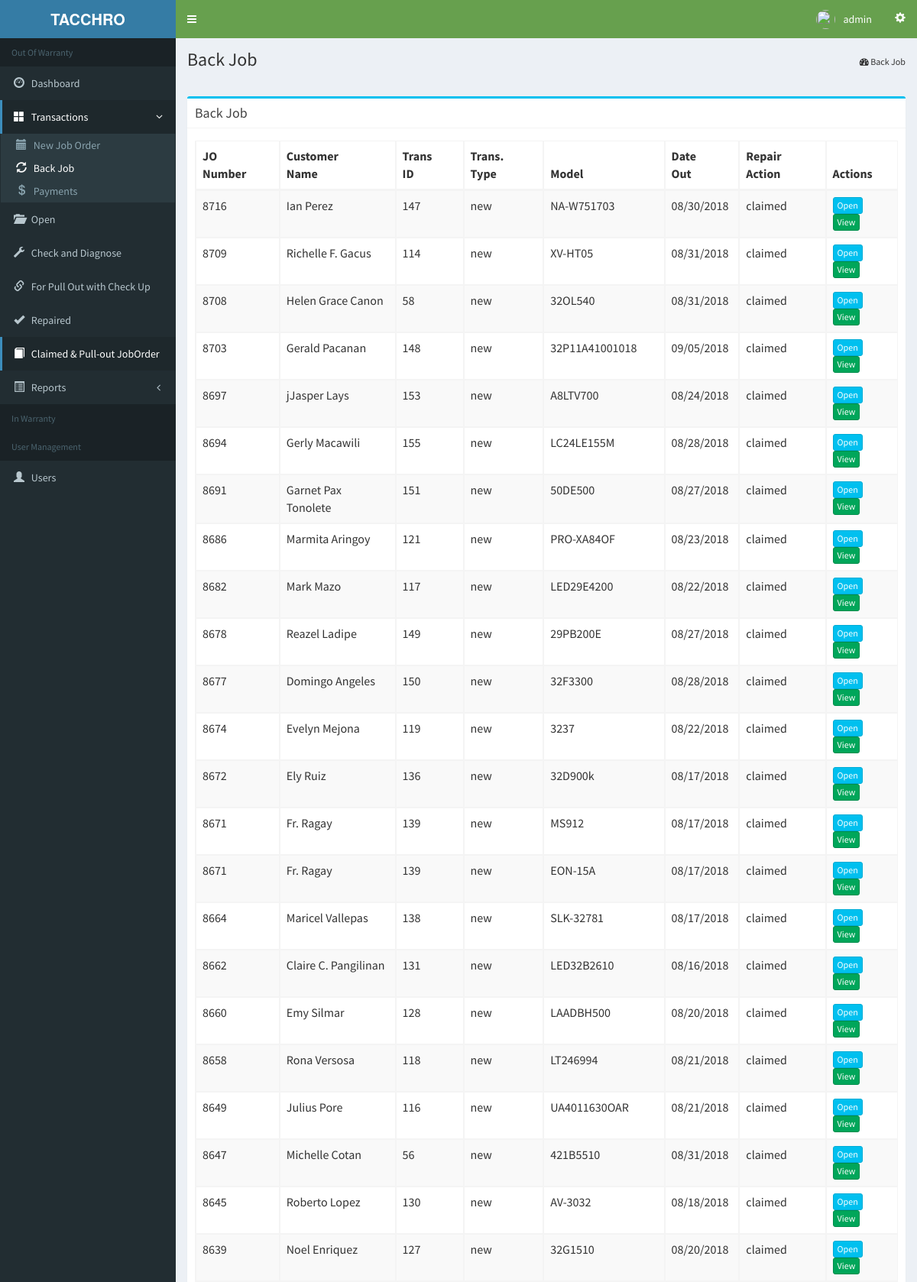
Screenshot of /backjob.php (signed in, upper part) with the database file from the repository.
### tables this page shows
CREATE TABLE `joborder` (
  `jonumber` bigint(20) NOT NULL,
  `custname` varchar(255) NOT NULL,
  `address` varchar(255) NOT NULL,
  `telno` varchar(255) NOT NULL,
  `servicetype` varchar(50) NOT NULL,
  `warrantyinfo` varchar(50) NOT NULL,
  `otherinfo` varchar(255) DEFAULT NULL
);

### backjob.php (the view, shortened to what this page needs)
<?php
include "php/cons.php";
?>
<html>
  <head>
    <link rel="stylesheet" href="bootstrap/css/bootstrap.min.css">
    <link rel="stylesheet" href="bootstrap/css/buttons.dataTables.min.css">
    <link rel="stylesheet" href="bootstrap/css/font-awesome.min.css">
    <link rel="stylesheet" href="plugins/ionicons/css/ionicons.css">
    <link rel="stylesheet" href="plugins/datatables/dataTables.bootstrap.css">
    <link rel="stylesheet" href="dist/css/AdminLTE.min.css">
    <link rel="stylesheet" href="dist/css/skins/_all-skins.min.css">
  </head>
  <body class="hold-transition skin-blue sidebar-mini">
    <div class="wrapper">
      <?php  include 'header.php';  ?>
      <?php  include 'sidebar.php';  ?>
      <div class="content-wrapper">
        <section class="content-header">
          <h1>
            Back Job
          </h1>
          <ol class="breadcrumb">
            <li><i class="fa fa-dashboard"></i> Back Job</li>
          </ol>
        </section>
        <section class="content">
			<div class="row">
				<div class="col-md-12">
	            <div class="box box-info">
	                <div class="box-header with-border">
	                	<h3 class="box-title" >Back Job</h3>
	                </div>
	                <div class="box-body">
					<table class="table table-hover table-bordered table-striped" id="jotable" >
						<thead>
							<tr>
								<th>JO Number</th>
								<th>Customer Name</th>
                <th>Trans ID </th>
                <th>Trans. Type</th>
                <th>Model</th>
                <th>Date Out</th>
								<th>Repair Action</th>
                <th>Actions</th>
							</tr>
						</thead>
						<tbody>
              <?php
                $sql = "SELECT * from vw_mtalljounit where repairaction = 'claimed'
                ORDER BY transjonumber DESC";
                $result = $mycon->query($sql);
                  $result->data_seek(0);
                  while($row= $result->fetch_assoc()){
              ?>
                <tr>
                  <td><?php echo $row['jonumber']; ?></td>
                  <td><?php echo $row['custname']; ?></td>
                  <td><?php echo $row['transid']; ?></td>
                  <td><?php echo $row['transtype']; ?></td>
                  <td><?php echo $row['model']; ?></td>
                  <td><?php echo date('m/d/Y',strtotime($row['jodateout'])); ?></td>
                  <td><?php echo $row['repairaction']; ?></td>
                  <td>
                    <a href="add-backjob-order.php?transid=<?php echo $row['transid']; ?>" class="btn btn-info btn-xs">Open</a>
                    <a href="print-jo.php?transid=<?php echo $row['transid']; ?>" target="_blank" class="btn btn-success btn-xs"> View</a>
                  </td>
                </tr>
              <?php
                  }
              ?>
						</tbody>
					</table>
	                </div>
              	</div>
				</div>
			</div>
        </section>
      </div>
     </div>
  </body>
</html>

### rows the page displays
joborder: jonumber "8716", custname "Ian Perez", transid "147", transtype "new", model "NA-W751703", jodateout "08/30/2018", repairaction "claimed"
joborder: jonumber "8709", custname "Richelle F. Gacus", transid "114", transtype "new", model "XV-HT05", jodateout "08/31/2018", repairaction "claimed"
joborder: jonumber "8708", custname "Helen Grace Canon", transid "58", transtype "new", model "32OL540", jodateout "08/31/2018", repairaction "claimed"
joborder: jonumber "8703", custname "Gerald Pacanan", transid "148", transtype "new", model "32P11A41001018", jodateout "09/05/2018", repairaction "claimed"
joborder: jonumber "8697", custname "jJasper Lays", transid "153", transtype "new", model "A8LTV700", jodateout "08/24/2018", repairaction "claimed"
joborder: jonumber "8694", custname "Gerly Macawili", transid "155", transtype "new", model "LC24LE155M", jodateout "08/28/2018", repairaction "claimed"
joborder: jonumber "8691", custname "Garnet Pax Tonolete", transid "151", transtype "new", model "50DE500", jodateout "08/27/2018", repairaction "claimed"
joborder: jonumber "8686", custname "Marmita Aringoy", transid "121", transtype "new", model "PRO-XA84OF", jodateout "08/23/2018", repairaction "claimed"
joborder: jonumber "8682", custname "Mark Mazo", transid "117", transtype "new", model "LED29E4200", jodateout "08/22/2018", repairaction "claimed"
joborder: jonumber "8678", custname "Reazel Ladipe", transid "149", transtype "new", model "29PB200E", jodateout "08/27/2018", repairaction "claimed"
joborder: jonumber "8677", custname "Domingo Angeles", transid "150", transtype "new", model "32F3300", jodateout "08/28/2018", repairaction "claimed"
joborder: jonumber "8674", custname "Evelyn Mejona", transid "119", transtype "new", model "3237", jodateout "08/22/2018", repairaction "claimed"
joborder: jonumber "8672", custname "Ely Ruiz", transid "136", transtype "new", model "32D900k", jodateout "08/17/2018", repairaction "claimed"
joborder: jonumber "8671", custname "Fr. Ragay", transid "139", transtype "new", model "MS912", jodateout "08/17/2018", repairaction "claimed", model "EON-15A"
joborder: jonumber "8664", custname "Maricel Vallepas", transid "138", transtype "new", model "SLK-32781", jodateout "08/17/2018", repairaction "claimed"
joborder: jonumber "8662", custname "Claire C. Pangilinan", transid "131", transtype "new", model "LED32B2610", jodateout "08/16/2018", repairaction "claimed"
joborder: jonumber "8660", custname "Emy Silmar", transid "128", transtype "new", model "LAADBH500", jodateout "08/20/2018", repairaction "claimed"
joborder: jonumber "8658", custname "Rona Versosa", transid "118", transtype "new", model "LT246994", jodateout "08/21/2018", repairaction "claimed"
joborder: jonumber "8649", custname "Julius Pore", transid "116", transtype "new", model "UA4011630OAR", jodateout "08/21/2018", repairaction "claimed"
joborder: jonumber "8647", custname "Michelle Cotan", transid "56", transtype "new", model "421B5510", jodateout "08/31/2018", repairaction "claimed"
joborder: jonumber "8645", custname "Roberto Lopez", transid "130", transtype "new", model "AV-3032", jodateout "08/18/2018", repairaction "claimed"
joborder: jonumber "8639", custname "Noel Enriquez", transid "127", transtype "new", model "32G1510", jodateout "08/20/2018", repairaction "claimed"

### other values shown
$_SESSION['MM_nick'] "admin"
